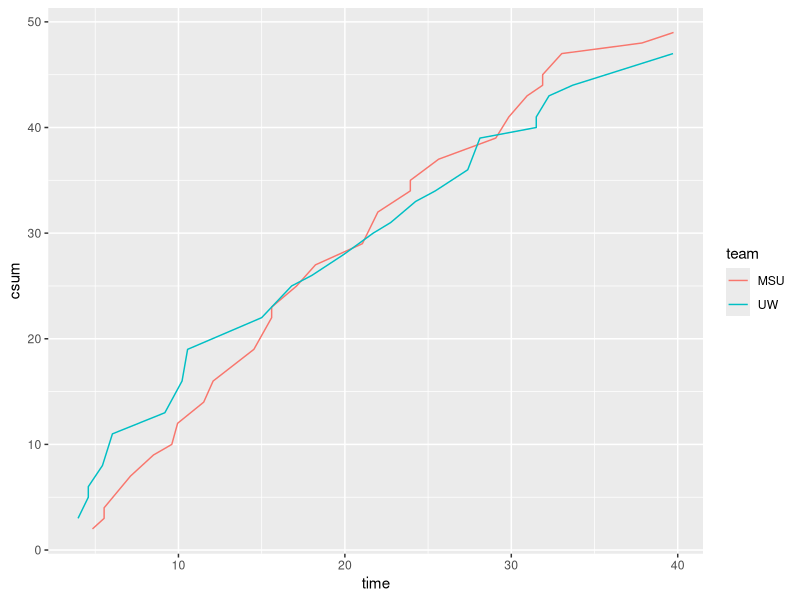

Write R code to recreate this figure. (Note: this script raises an error after producing the figure.)
setwd("~/Exercise7/-Biocomputing-Exercise10")
library(ggplot2)
df <- read.table("UWvMSU_1-22-13.txt",header = TRUE)
df$csum <- ave(df$score, df$team, FUN=cumsum)
ggplot(data=df, aes(x=time, y=csum, group=team)) +
  geom_line(aes(color=team))


print("I'm thinking of a number 1-100...")
num<-sample(1:100,1)
count = 0
while(count<10) {
  guess <- readline("Guess: ")
  if (strtoi(guess)==num){
    print("Correct!")
    break
  }
  else if (strtoi(guess)<num) {
    print("Higher")
    count = count +1
  }
  else if (strtoi(guess)>num) {
    print("Lower")
    count = count +1
  }
}